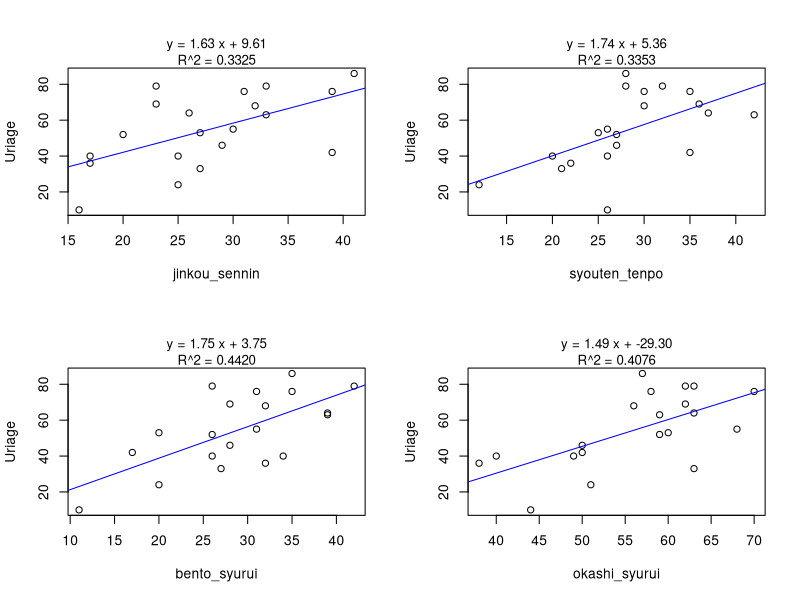

Generate this figure with R:
conveni <- read.table("conveni.csv", header=TRUE, sep=",")
hage <- read.table("hage.csv", header=TRUE, sep=",")
test_data <- read.table("test.csv", header=TRUE, sep=",")
pdf("Class08_rp15-2A_3A_YY.pdf")
par(mfrow=c(2,2))  # 2行2列で表示

expl_vars <- colnames(conveni)[2:5]  # 説明変数 X1〜X4
y_var <- conveni$uriage_hyakuman     # 目的変数 Y

for (i in expl_vars) {
  x_var <- conveni[[i]]
  
  # 散布図（タイトルなし）
  plot(x_var, y_var,
       main = "",   # ← タイトルを消す
       xlab = i, ylab = "Uriage")
  
  # 単回帰
  res <- lm(y_var ~ x_var)
  abline(res, col="blue")
  
  # 回帰式の係数
  a <- res$coefficients[1]  # 切片
  b <- res$coefficients[2]  # 傾き
  
  # R^2
  r2 <- summary(res)$r.squared
  
  # タイトル位置に縦に表示
  mtext(sprintf("y = %.2f x + %.2f", b, a),
        side = 3, line = 1.0, cex = 0.8)
  
  mtext(sprintf("R^2 = %.4f", r2),
        side = 3, line = 0.0, cex = 0.8)
}

dev.off()
